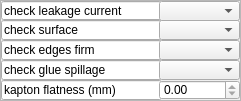
  <widget class="QFrame" name="frame_6">
   <property name="geometry">
    <rect>
     <x>305</x>
     <y>339</y>
     <width>241</width>
     <height>101</height>
    </rect>
   </property>
   <property name="frameShape">
    <enum>QFrame::StyledPanel</enum>
   </property>
   <property name="frameShadow">
    <enum>QFrame::Plain</enum>
   </property>
   <widget class="QDoubleSpinBox" name="dsbKaptonFlatness">
    <property name="geometry">
     <rect>
      <x>159</x>
      <y>80</y>
      <width>81</width>
      <height>20</height>
     </rect>
    </property>
    <property name="readOnly">
     <bool>true</bool>
    </property>
    <property name="minimum">
     <double>-1.000000000000000</double>
    </property>
    <property name="maximum">
     <double>2147483647.000000000000000</double>
    </property>
    <property name="singleStep">
     <double>0.050000000000000</double>
    </property>
   </widget>
   <widget class="QLineEdit" name="lineEdit_29">
    <property name="geometry">
     <rect>
      <x>1</x>
      <y>60</y>
      <width>161</width>
      <height>20</height>
     </rect>
    </property>
    <property name="toolTip">
     <string>height difference between highest and lowers corners</string>
    </property>
    <property name="text">
     <string>check glue spillage</string>
    </property>
    <property name="readOnly">
     <bool>true</bool>
    </property>
   </widget>
   <widget class="QComboBox" name="cbCheckEdgesFirm">
    <property name="geometry">
     <rect>
      <x>159</x>
      <y>40</y>
      <width>81</width>
      <height>20</height>
     </rect>
    </property>
    <property name="currentIndex">
     <number>-1</number>
    </property>
    <item>
     <property name="text">
      <string>pass</string>
     </property>
    </item>
    <item>
     <property name="text">
      <string>fail</string>
     </property>
    </item>
   </widget>
   <widget class="QLineEdit" name="lineEdit_28">
    <property name="geometry">
     <rect>
      <x>1</x>
      <y>20</y>
      <width>161</width>
      <height>20</height>
     </rect>
    </property>
    <property name="toolTip">
     <string>height difference between highest and lowers corners</string>
    </property>
    <property name="text">
     <string>check surface</string>
    </property>
    <property name="readOnly">
     <bool>true</bool>
    </property>
   </widget>
   <widget class="QLineEdit" name="lineEdit_30">
    <property name="geometry">
     <rect>
      <x>1</x>
      <y>40</y>
      <width>161</width>
      <height>20</height>
     </rect>
    </property>
    <property name="toolTip">
     <string>height difference between highest and lowers corners</string>
    </property>
    <property name="text">
     <string>check edges firm</string>
    </property>
    <property name="readOnly">
     <bool>true</bool>
    </property>
   </widget>
   <widget class="QComboBox" name="cbCheckSurface">
    <property name="geometry">
     <rect>
      <x>159</x>
      <y>20</y>
      <width>81</width>
      <height>20</height>
     </rect>
    </property>
    <property name="currentIndex">
     <number>-1</number>
    </property>
    <item>
     <property name="text">
      <string>pass</string>
     </property>
    </item>
    <item>
     <property name="text">
      <string>fail</string>
     </property>
    </item>
   </widget>
   <widget class="QComboBox" name="cbCheckGlueSpill">
    <property name="geometry">
     <rect>
      <x>159</x>
      <y>60</y>
      <width>81</width>
      <height>20</height>
     </rect>
    </property>
    <property name="currentIndex">
     <number>-1</number>
    </property>
    <item>
     <property name="text">
      <string>pass</string>
     </property>
    </item>
    <item>
     <property name="text">
      <string>fail</string>
     </property>
    </item>
   </widget>
   <widget class="QLineEdit" name="lineEdit_31">
    <property name="geometry">
     <rect>
      <x>1</x>
      <y>80</y>
      <width>161</width>
      <height>20</height>
     </rect>
    </property>
    <property name="toolTip">
     <string>height difference between highest and lowers corners</string>
    </property>
    <property name="text">
     <string>kapton flatness (mm)</string>
    </property>
    <property name="readOnly">
     <bool>true</bool>
    </property>
   </widget>
   <widget class="QComboBox" name="cbCheckLeakage">
    <property name="geometry">
     <rect>
      <x>159</x>
      <y>1</y>
      <width>81</width>
      <height>20</height>
     </rect>
    </property>
    <property name="currentIndex">
     <number>-1</number>
    </property>
    <item>
     <property name="text">
      <string>pass</string>
     </property>
    </item>
    <item>
     <property name="text">
      <string>fail</string>
     </property>
    </item>
   </widget>
   <widget class="QLineEdit" name="lineEdit_27">
    <property name="geometry">
     <rect>
      <x>1</x>
      <y>1</y>
      <width>161</width>
      <height>19</height>
     </rect>
    </property>
    <property name="toolTip">
     <string>height difference between highest and lowers corners</string>
    </property>
    <property name="text">
     <string>check leakage current</string>
    </property>
    <property name="readOnly">
     <bool>true</bool>
    </property>
   </widget>
   <zorder>lineEdit_29</zorder>
   <zorder>lineEdit_28</zorder>
   <zorder>lineEdit_30</zorder>
   <zorder>cbCheckSurface</zorder>
   <zorder>cbCheckGlueSpill</zorder>
   <zorder>lineEdit_31</zorder>
   <zorder>lineEdit_27</zorder>
   <zorder>cbCheckLeakage</zorder>
   <zorder>cbCheckEdgesFirm</zorder>
   <zorder>dsbKaptonFlatness</zorder>
  </widget>
